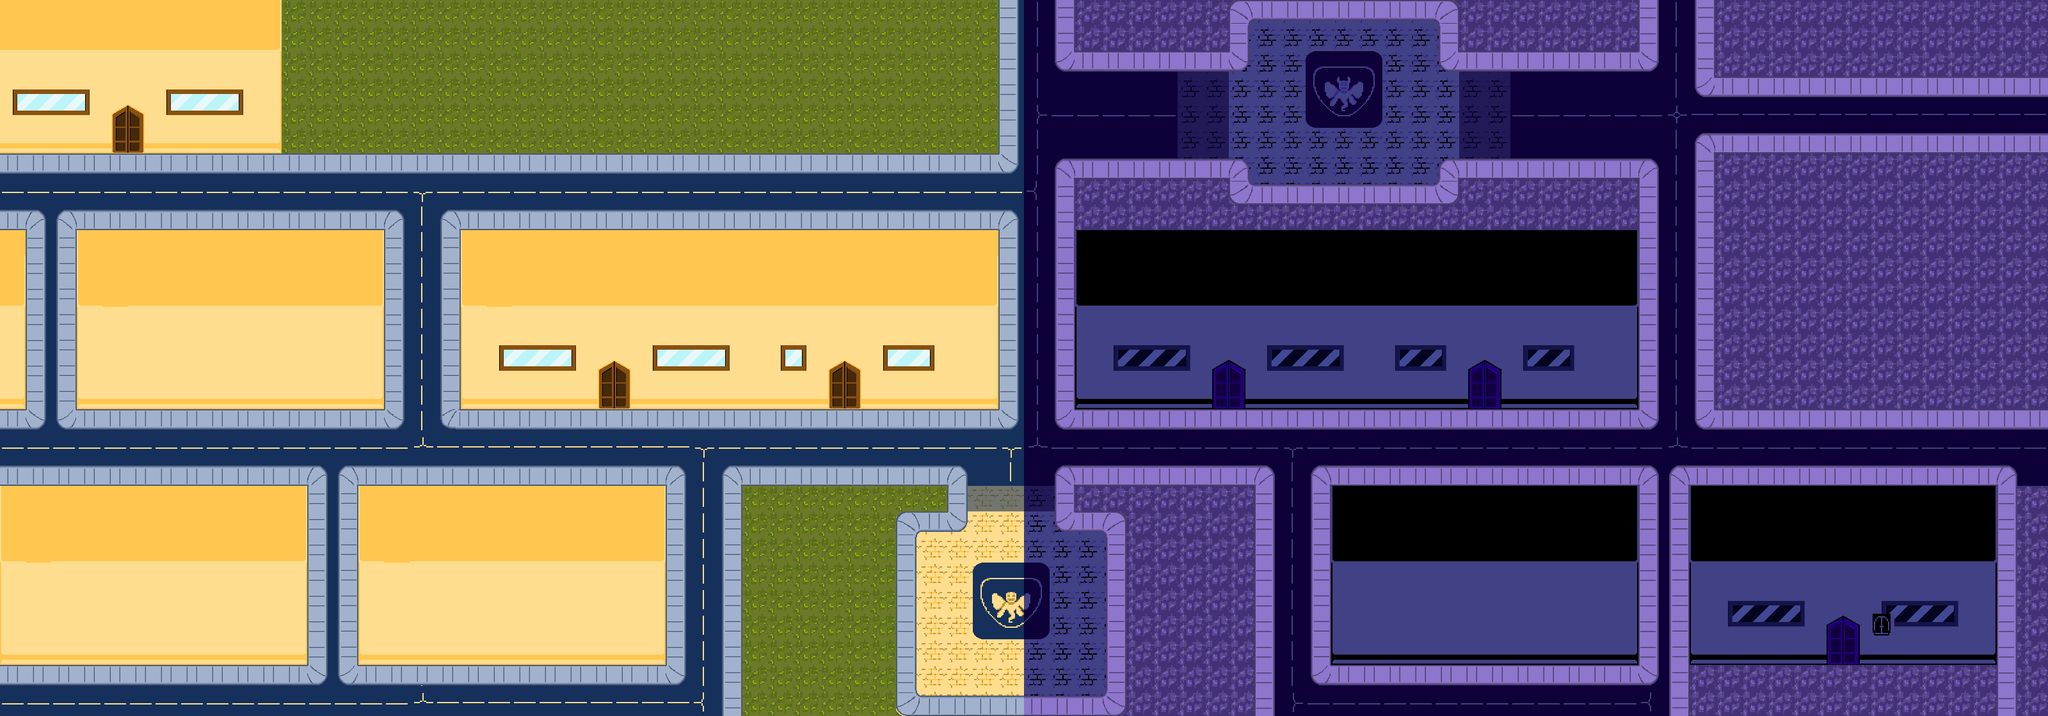

This is a level from a 2D game, rendered from its Tiled map with the project's own tilesets. A one-line summary and the map file follow, with tile-layer data summarised:
An orthogonal 80x28 tile map with 40x40 px tiles, 7 tile layers (background, tiles, roads, roadtop0.5, ...), 3 tilesets and 34 objects (2x transform, 2x enemy, open2, open1, hireable, ...).

<map version="1.11" tiledversion="1.11.2" orientation="orthogonal" renderorder="right-down" width="80" height="28" tilewidth="40" tileheight="40" infinite="0" nextlayerid="15" nextobjectid="2727">
 <editorsettings>
  <export target="town.lua" format="lua" />
 </editorsettings>
 <properties>
  <property name="music_DARK" value="mus_hallow_place_idk" />
  <property name="music_LIGHT" value="mus_hometown" />
  <property name="name" value="town" />
 </properties>
 <tileset firstgid="1" source="../tilesets/dark_town_1.tsx" />
 <tileset firstgid="141" source="../tilesets/light_town_1.tsx" />
 <tileset firstgid="281" source="../tilesets/housetops.tsx" />
 <layer id="1" name="background" width="80" height="28">
  <data>[2240 cells, 2240 non-empty, 2 distinct tile ids]</data>
 </layer>
 <layer id="3" name="tiles" width="80" height="28">
  <data>[2240 cells, 0 non-empty, 0 distinct tile ids]</data>
 </layer>
 <layer id="6" name="roads" width="80" height="28" tintcolor="#e5ecff">
  <data>[2240 cells, 764 non-empty, 20 distinct tile ids]</data>
 </layer>
 <layer id="14" name="roadtop0.5" width="80" height="28" opacity="0.4">
  <data>[2240 cells, 26 non-empty, 4 distinct tile ids]</data>
 </layer>
 <layer id="5" name="roadtop1" width="80" height="28">
  <data>[2240 cells, 1402 non-empty, 73 distinct tile ids]</data>
 </layer>
 <layer id="13" name="roadtop2" width="80" height="28">
  <data>[2240 cells, 28 non-empty, 16 distinct tile ids]</data>
 </layer>
 <layer id="12" name="decals" width="80" height="28">
  <data>[2240 cells, 72 non-empty, 33 distinct tile ids]</data>
 </layer>
 <objectgroup id="2" name="collision">
  <object id="2672" x="0" y="0" width="440" height="240" />
  <object id="2673" x="-80" y="0" width="80" height="1120" />
  <object id="2674" x="121.333" y="360" width="480" height="280" />
  <object id="2676" x="-440" y="360" width="480" height="280" />
  <object id="2680" x="720" y="360" width="840" height="280" />
  <object id="2681" x="1680" y="400" width="480" height="240" />
  <object id="2698" x="560" y="760" width="480" height="280" />
  <object id="2702" x="2160" y="400" width="400" height="240" />
  <object id="2705" x="0" y="1120" width="3200" height="80" />
  <object id="2706" x="0" y="-80" width="3200" height="80" />
  <object id="2707" x="3200" y="0" width="80" height="1120" />
  <object id="2711" name="open2" x="720" y="0" width="2480" height="640">
   <properties>
    <property name="collidable" type="bool" value="true" />
   </properties>
  </object>
  <object id="2713" name="open1" x="1320" y="640" width="2480" height="640">
   <properties>
    <property name="collidable" type="bool" value="true" />
   </properties>
  </object>
  <object id="2722" x="2080" y="760" width="480" height="280" />
  <object id="2723" x="2640" y="760" width="480" height="280" />
 </objectgroup>
 <objectgroup draworder="index" id="8" name="objects">
  <object id="2671" gid="283" x="120" y="480" width="480" height="160" />
  <object id="2677" gid="283" x="-440" y="480" width="480" height="160" />
  <object id="2678" gid="283" x="720" y="480" width="480" height="160" />
  <object id="2679" gid="283" x="1200" y="520" width="360" height="200" />
  <object id="2682" gid="284" x="1680" y="480" width="480" height="160" />
  <object id="2683" name="transform" x="1600" y="-40" width="42.8571" height="1200">
   <properties>
    <property name="mode" value="DARK" />
    <property name="vertical" type="bool" value="true" />
   </properties>
  </object>
  <object id="2684" name="transform" x="1557.14" y="-40" width="42.8571" height="1200">
   <properties>
    <property name="mode" value="LIGHT" />
    <property name="vertical" type="bool" value="true" />
   </properties>
  </object>
  <object id="2700" gid="283" x="560" y="880" width="480" height="160" />
  <object id="2701" gid="284" x="2160" y="520" width="400" height="200" />
  <object id="2703" gid="284" x="2080" y="880" width="480" height="160" />
  <object id="2704" gid="284" x="2640" y="880" width="480" height="160" />
  <object id="2696" name="hireable" x="1760" y="680">
   <properties>
    <property name="character" value="naayi" />
    <property name="important" type="bool" value="true" />
    <property name="mode" value="DARK" />
    <property name="non_recruited_anim" value="walk/down" />
    <property name="non_recruited_text" type="class" propertytype="non_recruited_text">
     <properties>
      <property name="LOLCAT" value="HAYE!!! CAN I HAS BE UR TEAM" />
      <property name="en" value="Hi! Can i be on your team?" />
      <property name="es" value="Hola! pueso estar en sú equipo?" />
      <property name="ja" value="こんにちは！あなたの団体にいますのはいいですか？" />
      <property name="pt-br" value="Oi! posso estar na sua equipe?" />
     </properties>
    </property>
    <property name="recruit_emotion" value="smirk" />
    <property name="visible" type="bool" value="false" />
   </properties>
   <point />
  </object>
  <object id="2717" name="script" x="1200" y="640" width="120" height="120">
   <properties>
    <property name="cutscene" value="town.see_rift_1" />
   </properties>
  </object>
  <object id="2724" name="enemy" x="2480" y="720">
   <properties>
    <property name="actor" value="puddington" />
    <property name="chase" type="bool" value="true" />
    <property name="chasedist" type="int" value="800" />
    <property name="encounter" value="puddington_tutorial" />
    <property name="once" type="bool" value="true" />
   </properties>
   <point />
  </object>
  <object id="2726" name="enemy" x="1880" y="1080">
   <properties>
    <property name="actor" value="dummy" />
    <property name="chase" type="bool" value="false" />
    <property name="chasedist" type="int" value="800" />
    <property name="encounter" value="dummy_fight" />
    <property name="once" type="bool" value="false" />
   </properties>
   <point />
  </object>
 </objectgroup>
 <objectgroup id="9" name="markers">
  <object id="2667" name="spawn" x="200" y="280">
   <point />
  </object>
  <object id="2708" name="kyuma_home_entry" x="200" y="280">
   <point />
  </object>
  <object id="2719" name="kyuma/see_rift/notice" x="1280" y="680">
   <point />
  </object>
  <object id="2721" name="kyuma/see_rift/transform_fight" x="1680" y="680">
   <point />
  </object>
 </objectgroup>
</map>
